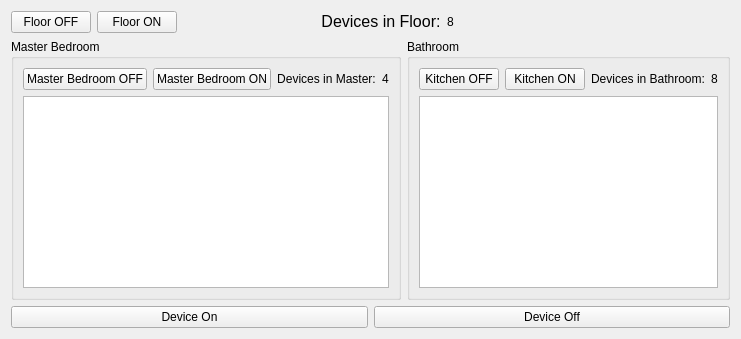
          <widget class="QWidget" name="SecondFloor">
           <attribute name="title">
            <string>Second Floor</string>
           </attribute>
           <layout class="QGridLayout" name="gridLayout_14">
            <item row="1" column="0">
             <widget class="QGroupBox" name="groupBox_LivingRoom_2">
              <property name="title">
               <string>Master Bedroom</string>
              </property>
              <layout class="QGridLayout" name="gridLayout_15">
               <item row="0" column="0">
                <layout class="QHBoxLayout" name="horizontalLayout_17">
                 <item>
                  <widget class="QPushButton" name="pushButton_MasterBedroomOff">
                   <property name="text">
                    <string>Master Bedroom OFF</string>
                   </property>
                  </widget>
                 </item>
                 <item>
                  <widget class="QPushButton" name="pushButton_MasterBedroomOn">
                   <property name="text">
                    <string>Master Bedroom ON</string>
                   </property>
                  </widget>
                 </item>
                </layout>
               </item>
               <item row="0" column="1">
                <layout class="QHBoxLayout" name="horizontalLayout_7">
                 <item>
                  <widget class="QLabel" name="label_DevicesInMaster">
                   <property name="text">
                    <string>&lt;html&gt;&lt;head/&gt;&lt;body&gt;&lt;p&gt;Devices in Master:&lt;/p&gt;&lt;/body&gt;&lt;/html&gt;</string>
                   </property>
                   <property name="alignment">
                    <set>Qt::AlignmentFlag::AlignCenter</set>
                   </property>
                  </widget>
                 </item>
                 <item>
                  <widget class="QLabel" name="Fetched_DevicesInMasterBedroom">
                   <property name="text">
                    <string>&lt;html&gt;&lt;head/&gt;&lt;body&gt;&lt;p&gt;4&lt;/p&gt;&lt;/body&gt;&lt;/html&gt;</string>
                   </property>
                   <property name="alignment">
                    <set>Qt::AlignmentFlag::AlignCenter</set>
                   </property>
                  </widget>
                 </item>
                </layout>
               </item>
               <item row="1" column="0" colspan="2">
                <widget class="QTableView" name="tableView_6"/>
               </item>
              </layout>
             </widget>
            </item>
            <item row="1" column="1">
             <widget class="QGroupBox" name="groupBox_5">
              <property name="title">
               <string>Bathroom</string>
              </property>
              <layout class="QGridLayout" name="gridLayout_16">
               <item row="0" column="0">
                <layout class="QHBoxLayout" name="horizontalLayout_20">
                 <item>
                  <widget class="QPushButton" name="pushButton_KitchenOff_3">
                   <property name="text">
                    <string>Kitchen OFF</string>
                   </property>
                  </widget>
                 </item>
                 <item>
                  <widget class="QPushButton" name="pushButton_KitchenOn_3">
                   <property name="text">
                    <string>Kitchen ON</string>
                   </property>
                  </widget>
                 </item>
                 <item>
                  <layout class="QHBoxLayout" name="horizontalLayout_22">
                   <item>
                    <widget class="QLabel" name="label_DevicesInBathroom">
                     <property name="text">
                      <string>&lt;html&gt;&lt;head/&gt;&lt;body&gt;&lt;p&gt;Devices in Bathroom:&lt;/p&gt;&lt;/body&gt;&lt;/html&gt;</string>
                     </property>
                     <property name="alignment">
                      <set>Qt::AlignmentFlag::AlignCenter</set>
                     </property>
                    </widget>
                   </item>
                   <item>
                    <widget class="QLabel" name="Fetched_DevicesInBathroom">
                     <property name="text">
                      <string>&lt;html&gt;&lt;head/&gt;&lt;body&gt;&lt;p&gt;8&lt;/p&gt;&lt;/body&gt;&lt;/html&gt;</string>
                     </property>
                     <property name="alignment">
                      <set>Qt::AlignmentFlag::AlignCenter</set>
                     </property>
                    </widget>
                   </item>
                  </layout>
                 </item>
                </layout>
               </item>
               <item row="1" column="0">
                <widget class="QTableView" name="tableView_7"/>
               </item>
              </layout>
             </widget>
            </item>
            <item row="0" column="0" colspan="2">
             <layout class="QGridLayout" name="gridLayout_13">
              <item row="0" column="0">
               <layout class="QHBoxLayout" name="horizontalLayout_18">
                <item>
                 <layout class="QHBoxLayout" name="horizontalLayout_19">
                  <item>
                   <widget class="QPushButton" name="pushButton_FirstFloorOff_4">
                    <property name="text">
                     <string>Floor OFF</string>
                    </property>
                   </widget>
                  </item>
                  <item>
                   <widget class="QPushButton" name="pushButton_FirstFloorOn_4">
                    <property name="text">
                     <string>Floor ON</string>
                    </property>
                   </widget>
                  </item>
                  <item>
                   <spacer name="horizontalSpacer_10">
                    <property name="orientation">
                     <enum>Qt::Orientation::Horizontal</enum>
                    </property>
                    <property name="sizeHint" stdset="0">
                     <size>
                      <width>40</width>
                      <height>20</height>
                     </size>
                    </property>
                   </spacer>
                  </item>
                  <item>
                   <widget class="QLabel" name="label_DevicesInSecondFloor">
                    <property name="text">
                     <string>&lt;html&gt;&lt;head/&gt;&lt;body&gt;&lt;p&gt;&lt;span style=&quot; font-size:12pt;&quot;&gt;Devices in Floor:&lt;/span&gt;&lt;/p&gt;&lt;/body&gt;&lt;/html&gt;</string>
                    </property>
                    <property name="alignment">
                     <set>Qt::AlignmentFlag::AlignCenter</set>
                    </property>
                   </widget>
                  </item>
                  <item>
                   <widget class="QLabel" name="Fetched_DevicesInSecondFloor">
                    <property name="text">
                     <string>&lt;html&gt;&lt;head/&gt;&lt;body&gt;&lt;p&gt;8&lt;/p&gt;&lt;/body&gt;&lt;/html&gt;</string>
                    </property>
                    <property name="alignment">
                     <set>Qt::AlignmentFlag::AlignCenter</set>
                    </property>
                   </widget>
                  </item>
                  <item>
                   <spacer name="horizontalSpacer_11">
                    <property name="orientation">
                     <enum>Qt::Orientation::Horizontal</enum>
                    </property>
                    <property name="sizeHint" stdset="0">
                     <size>
                      <width>40</width>
                      <height>20</height>
                     </size>
                    </property>
                   </spacer>
                  </item>
                  <item>
                   <spacer name="horizontalSpacer_12">
                    <property name="orientation">
                     <enum>Qt::Orientation::Horizontal</enum>
                    </property>
                    <property name="sizeHint" stdset="0">
                     <size>
                      <width>40</width>
                      <height>20</height>
                     </size>
                    </property>
                   </spacer>
                  </item>
                 </layout>
                </item>
               </layout>
              </item>
             </layout>
            </item>
            <item row="2" column="0" colspan="2">
             <layout class="QHBoxLayout" name="horizontalLayout_15">
              <item>
               <widget class="QPushButton" name="pushButton_SecondFloorDeviceOn">
                <property name="text">
                 <string>Device On</string>
                </property>
               </widget>
              </item>
              <item>
               <widget class="QPushButton" name="pushButton_SecondFloorDeviceOff">
                <property name="text">
                 <string>Device Off</string>
                </property>
               </widget>
              </item>
             </layout>
            </item>
           </layout>
          </widget>
